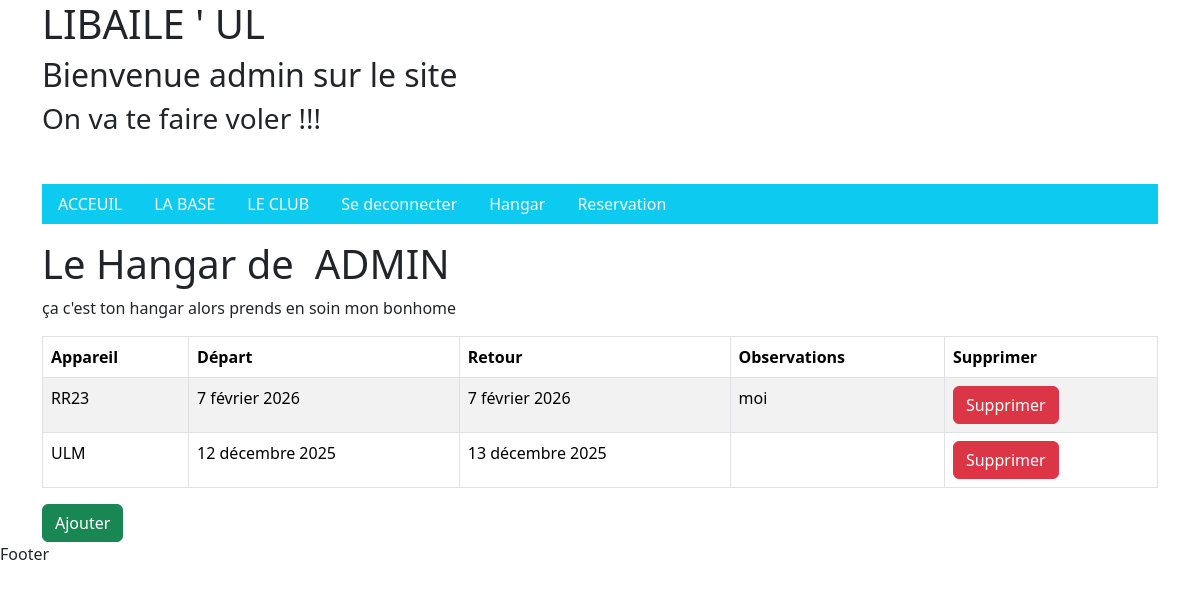
The page /member/hangar/ (signed in) on the database as committed earlier.
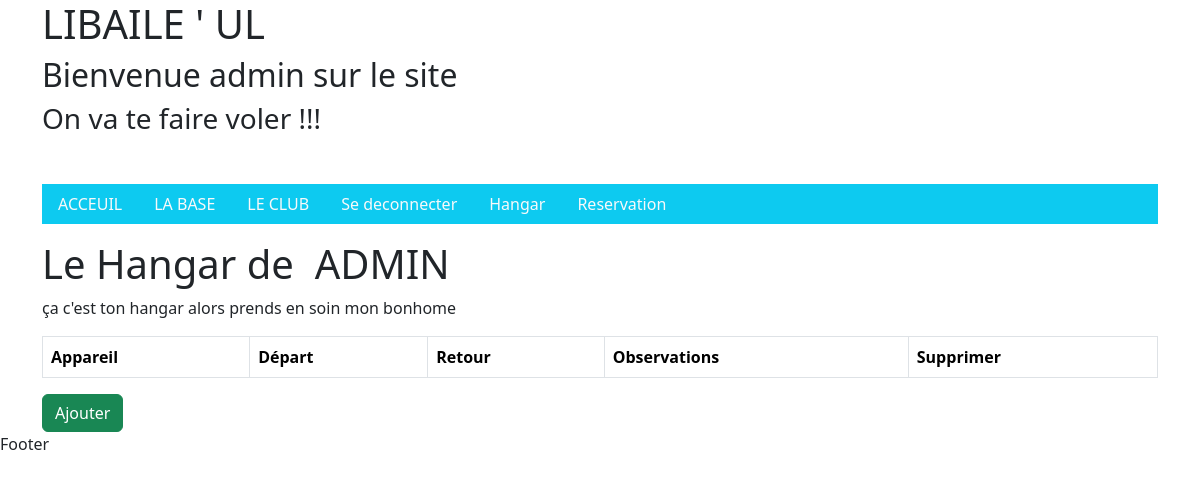
The same page on the database as committed later.
### member_zone/models.py (models this page shows, shortened)
class Logs(models.Model):
    appareil = models.CharField(max_length=128)
    depart = models.DateField()
    retour = models.DateField()
    observations = models.TextField(null=True, blank=True)
    pilot = models.ForeignKey(User, on_delete=models.CASCADE)

### member_zone/views.py (the view)
# urls.py: path('member/hangar/', views.hangar, name="hangar"),
@login_required
def hangar(request):
    if request.user.is_authenticated:
        log = Logs.objects.filter(pilot=request.user)
        return render(request, 'member_zone/hangar.html', {'logs': log})
    else:
        return redirect('index')

### member_zone/templates/member_zone/hangar.html (shortened to what this page needs)
{% extends 'page/base_html.html' %}
{% block content %}
<div class="container">
<p><h1>Le Hangar de &nbsp{{ user.username | upper }}&nbsp</h1>
ça c'est ton hangar alors prends en soin mon bonhome</p>
<table class="table table-striped table-bordered table-responsive">
    <thead>
        <tr>
        <th>Appareil</th>
        <th>Départ</th>
        <th>Retour</th>
        <th>Observations</th>
        <th>Supprimer</th>
        </thead>
        {% for log in logs %}
        <tr>
            <td>{{ log.appareil }}</td>
            <td> {{ log.depart }}</td>
            <td> {{ log.retour }}</td>
            <td> {{ log.observations}}</td>
            <td>
                <form action="{% url 'delete_log' id=log.id %}" method="POST">
                    <button class="btn btn-danger" type="submit">Supprimer</button>
                </form>
            </td>
        </tr>
        {% endfor %}
    </table>
    <a href="{% url 'form_log' %}"/>
    <button class="btn btn-success">Ajouter</button>
</div>
{% endblock %}

### page/templates/page/base_html.html (shortened to what this page needs)
<!DOCTYPE html>
{% load static %}
<html lang="fr">
    <head>
        {% load bootstrap5 %}
        {% bootstrap_css %}
    </head>
    <body>
        <div class='container'>
            <h1>LIBAILE ' UL</h1>
            {% if user %}
            <h2>Bienvenue {{ user.username }} sur le site</h2>
            {% endif %}
            <h3>On va te faire voler !!!</h3>
        </div>
        {% include 'page/header.html' %}
        {% block content %}
        {% endblock %}
        {% include 'page/footer.html' %}
    </body>
</html>

### page/templates/page/header.html
{% load static %}
<div class="container mt-5">
    {% block content %}
    <ul class="nav bg-info">
        <li class="nav-item">
            <a class="nav-link link-light" href="/">ACCEUIL</a>
        </li>
        <li class="nav-item">
            <a class="nav-link link-light" href="{% url 'base' %}">LA BASE</a>
        </li>
        <li class="nav-item">
            <a class="nav-link link-light" href="{% url 'club' %}">LE CLUB</a>
        </li>
        {%  if user.is_authenticated %}
        <li>
            <a class="nav-link link-light" href="{% url 'logout_request' %}">Se deconnecter</a>
        </li>
        <li>
            <a class="nav-link link-light" href="{% url 'hangar' %}">Hangar</a>
        </li>
        <li>
            <a class="nav-link link-light" href="{% url 'resa' %}">Reservation</a>
        </li>
        {% else %}
        <li>
            <a class="nav-link link-light" href="{% url 'member_login' %}">Se connecter</a>
        </li>
    </ul>
    {% endif %}
  {% endblock %}
</div>

### page/templates/page/footer.html
{% block content %}
    <div id="footer">
        <p>Footer</p>
    </div>
{% endblock %}

Rows that differ between the two databases and show on the page:
removed Logs: appareil "RR23", depart "7 février 2026", retour "7 février 2026", observations "moi"
removed Logs: appareil "ULM", depart "12 décembre 2025", retour "13 décembre 2025"
